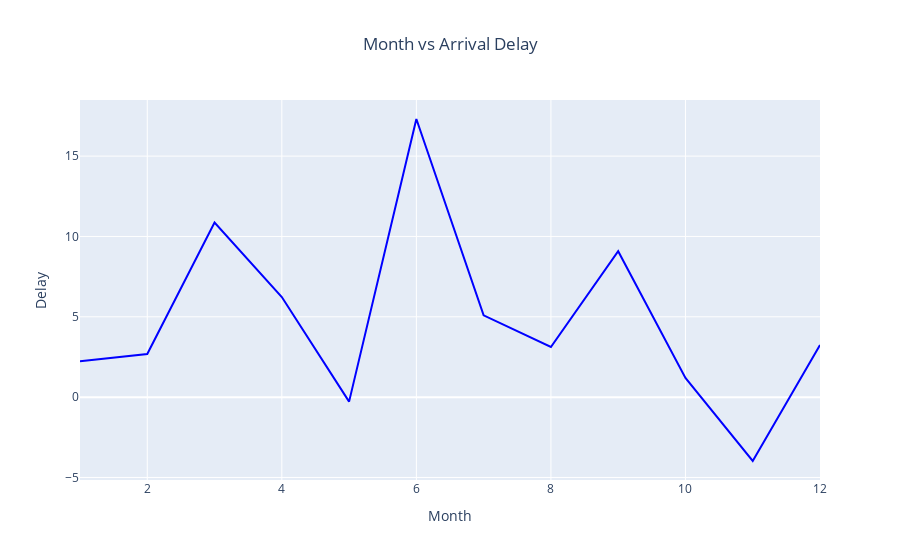

The notebook cell saved with this chart:
### Markdown cell above
#### To do:

*   Create a line plot with x-axis being the month and y-axis being computed average delay time. Update plot title,\
    xaxis, and yaxis title.

*   Hint: Scatter and line plot vary by updating mode parameter.

### Code cell
# Create line plot here
fig = go.Figure(data=go.Scatter(x=line_data["Month"], y=line_data["ArrDelay"], mode="lines", marker={"color": "blue"}))
fig.update_layout(title="Month vs Arrival Delay", xaxis_title="Month", yaxis_title="Delay", title_x =0.5)
fig.show()

### Figure 1 — Plotly figure (JSON) as saved in the notebook; plotly's stock layout.template omitted (floating-point values rounded to 4 significant figures)
{"data": [{"marker": {"color": "blue"}, "mode": "lines", "type": "scatter", "x": [1, 2, 3, 4, 5, 6, 7, 8, 9, 10, 11, 12], "y": [2.233, 2.688, 10.87, 6.229, -0.2791, 17.31, 5.089, 3.122, 9.081, 1.2, -3.975, 3.241]}], "layout": {"title": {"text": "Month vs Arrival Delay", "x": 0.5}, "xaxis": {"title": {"text": "Month"}}, "yaxis": {"title": {"text": "Delay"}}}}
